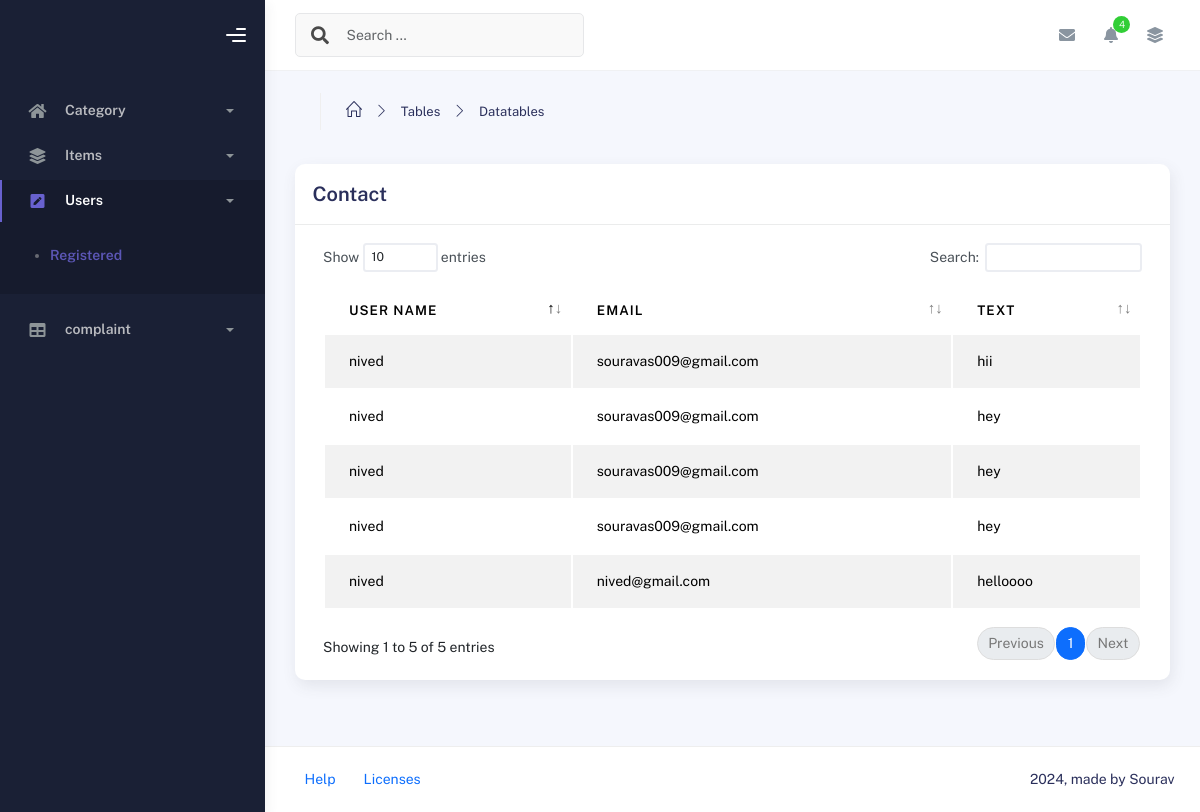
/view_contact, run on the app's committed database.
### admin_app/models.py (models this page shows)
class Contact(models.Model):
    cname = models.CharField(max_length=20)
    cemail = models.EmailField()
    tarea = models.CharField(max_length=200)

### watch_app/views.py (the view)
# urls.py: path('view_contact',views.view_contact,name='view_contact'),
def view_contact(request):
    data = Contact.objects.all()
    context = {
        'data' : data,
    }
    return render(request,"view_contact.html",context)

### admin_app/templates/view_contact.html (shortened to what this page needs)
{% extends 'add_category.html' %}
{% block content_section %}
<div class="container">
    <div class="page-inner">
      <div class="page-header">
        <ul class="breadcrumbs mb-3">
          <li class="nav-home">
            <a href="#">
              <i class="icon-home"></i>
            </a>
          </li>
          <li class="separator">
            <i class="icon-arrow-right"></i>
          </li>
          <li class="nav-item">
            <a href="#">Tables</a>
          </li>
          <li class="separator">
            <i class="icon-arrow-right"></i>
          </li>
          <li class="nav-item">
            <a href="#">Datatables</a>
          </li>
        </ul>
      </div>
      <div class="row">
        <div class="col-md-12">
          <div class="card">
            <div class="card-header">
              <h4 class="card-title">Contact</h4>
            </div>
            <div class="card-body">
              <div class="table-responsive">
                <table
                  id="basic-datatables"
                  class="display table table-striped table-hover"
                >
                  <thead>
                    <tr>
                      <th>user name</th>
                      <th>email</th>
                      <th>text</th>
                    </tr>
                  </thead>
                  <tbody>
                    {% for i in data %}
                    <tr>
                      <td>{{i.cname}}</td>
                      <td>{{i.cemail}}</td>
                      <td>{{i.tarea}}</td>
                    </tr>
                    {% endfor %}
                  </tbody>
                </table>
              </div>
            </div>
          </div>
        </div>
      </div>
    </div>
  </div>
{% endblock %}

### data on the page
Contact: cname "nived", cemail "souravas009@gmail.com", tarea "hii"
Contact: cname "nived", cemail "souravas009@gmail.com", tarea "hey"
Contact: cname "nived", cemail "souravas009@gmail.com", tarea "hey"
Contact: cname "nived", cemail "souravas009@gmail.com", tarea "hey"
Contact: cname "nived", cemail "nived@gmail.com", tarea "helloooo"
